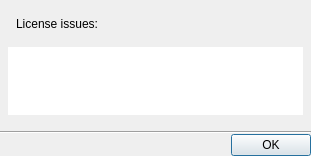
<?xml version="1.0" encoding="UTF-8"?>
<ui version="4.0">
 <class>LicenseNotificationDialog</class>
 <widget class="QDialog" name="LicenseNotificationDialog">
  <property name="geometry">
   <rect>
    <x>0</x>
    <y>0</y>
    <width>311</width>
    <height>156</height>
   </rect>
  </property>
  <property name="windowTitle">
   <string>Warning</string>
  </property>
  <layout class="QVBoxLayout" name="verticalLayout">
   <property name="spacing">
    <number>0</number>
   </property>
   <property name="leftMargin">
    <number>0</number>
   </property>
   <property name="topMargin">
    <number>0</number>
   </property>
   <property name="rightMargin">
    <number>0</number>
   </property>
   <property name="bottomMargin">
    <number>0</number>
   </property>
   <item>
    <layout class="QVBoxLayout" name="contentLayout">
     <property name="spacing">
      <number>16</number>
     </property>
     <property name="leftMargin">
      <number>8</number>
     </property>
     <property name="topMargin">
      <number>16</number>
     </property>
     <property name="rightMargin">
      <number>8</number>
     </property>
     <property name="bottomMargin">
      <number>16</number>
     </property>
     <item>
      <widget class="QLabel" name="label">
       <property name="text">
        <string>License issues:</string>
       </property>
       <property name="indent">
        <number>8</number>
       </property>
      </widget>
     </item>
     <item>
      <widget class="QTreeView" name="treeView">
       <property name="sizePolicy">
        <sizepolicy hsizetype="Expanding" vsizetype="Fixed">
         <horstretch>0</horstretch>
         <verstretch>0</verstretch>
        </sizepolicy>
       </property>
       <property name="maximumSize">
        <size>
         <width>16777215</width>
         <height>520</height>
        </size>
       </property>
       <property name="frameShape">
        <enum>QFrame::NoFrame</enum>
       </property>
       <property name="horizontalScrollBarPolicy">
        <enum>Qt::ScrollBarAlwaysOff</enum>
       </property>
       <property name="sizeAdjustPolicy">
        <enum>QAbstractScrollArea::AdjustToContentsOnFirstShow</enum>
       </property>
       <property name="editTriggers">
        <set>QAbstractItemView::NoEditTriggers</set>
       </property>
       <property name="selectionMode">
        <enum>QAbstractItemView::NoSelection</enum>
       </property>
       <property name="rootIsDecorated">
        <bool>false</bool>
       </property>
       <property name="uniformRowHeights">
        <bool>true</bool>
       </property>
       <property name="itemsExpandable">
        <bool>false</bool>
       </property>
       <property name="allColumnsShowFocus">
        <bool>true</bool>
       </property>
       <property name="expandsOnDoubleClick">
        <bool>false</bool>
       </property>
       <attribute name="headerStretchLastSection">
        <bool>false</bool>
       </attribute>
      </widget>
     </item>
    </layout>
   </item>
   <item>
    <widget class="Line" name="line">
     <property name="orientation">
      <enum>Qt::Horizontal</enum>
     </property>
    </widget>
   </item>
   <item>
    <widget class="QDialogButtonBox" name="buttonBox">
     <property name="orientation">
      <enum>Qt::Horizontal</enum>
     </property>
     <property name="standardButtons">
      <set>QDialogButtonBox::Ok</set>
     </property>
    </widget>
   </item>
  </layout>
 </widget>
 <resources/>
</ui>
